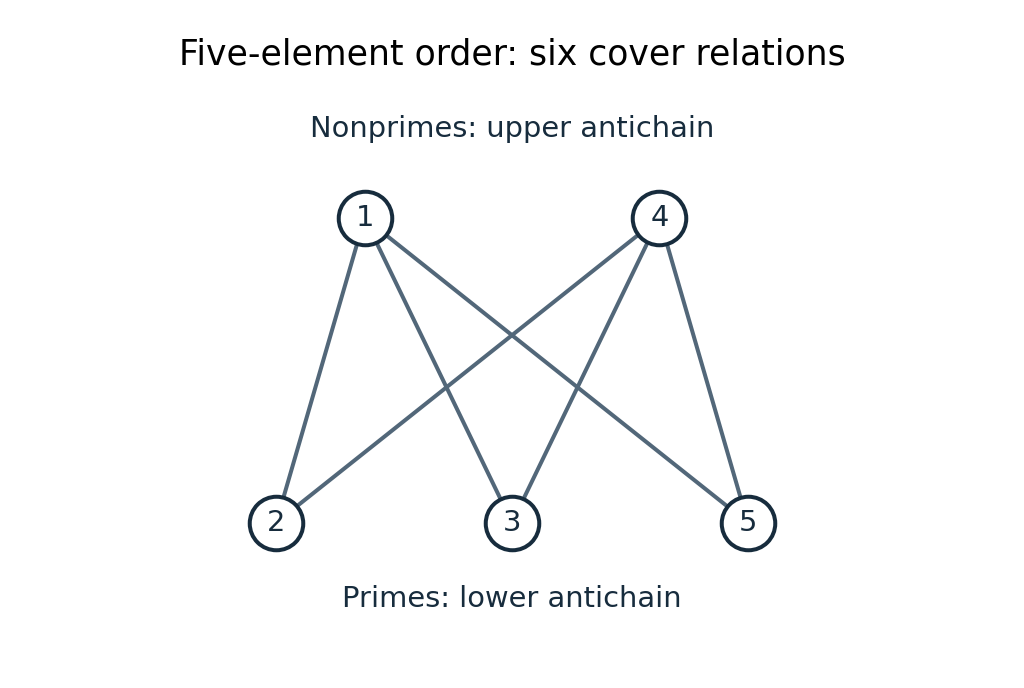

The script that drew this image:
"""Original Hasse diagram; Python 3.14.4, Matplotlib 3.10.7.

The PNG is written to the current working directory.
"""
from pathlib import Path
import matplotlib
matplotlib.use('Agg')
import matplotlib.pyplot as plt


def main():
    plt.rcParams.update({'font.family': 'DejaVu Sans', 'font.size': 13})
    fig, ax = plt.subplots(figsize=(6.4, 4.3), dpi=160, facecolor='white')
    ax.set_facecolor('white')
    positions = {2: (-1.2, 0), 3: (0, 0), 5: (1.2, 0),
                 1: (-0.75, 1.55), 4: (0.75, 1.55)}
    for lower in (2, 3, 5):
        for upper in (1, 4):
            x0, y0 = positions[lower]
            x1, y1 = positions[upper]
            ax.plot([x0, x1], [y0, y1], color='#526779', lw=1.8, zorder=1)
    for value, (x, y) in positions.items():
        ax.scatter([x], [y], s=580, facecolor='white', edgecolor='#172c3d', lw=1.8, zorder=3)
        ax.text(x, y, str(value), ha='center', va='center', color='#172c3d', zorder=4)
    ax.text(0, 1.96, 'Nonprimes: upper antichain', ha='center', color='#172c3d')
    ax.text(0, -0.43, 'Primes: lower antichain', ha='center', color='#172c3d')
    ax.set_title('Five-element order: six cover relations', pad=16)
    ax.set_xlim(-1.8, 1.8)
    ax.set_ylim(-0.65, 2.15)
    ax.set_aspect('equal')
    ax.axis('off')
    fig.tight_layout(pad=1.3)
    output = Path(Path(__file__).stem + '.png')
    temporary = output.with_suffix('.png.tmp')
    fig.savefig(temporary, format='png', dpi=160, facecolor='white', transparent=False,
                metadata={'Software': 'Matplotlib; original mathematical diagram'})
    temporary.replace(output)
    plt.close(fig)


if __name__ == '__main__':
    main()
